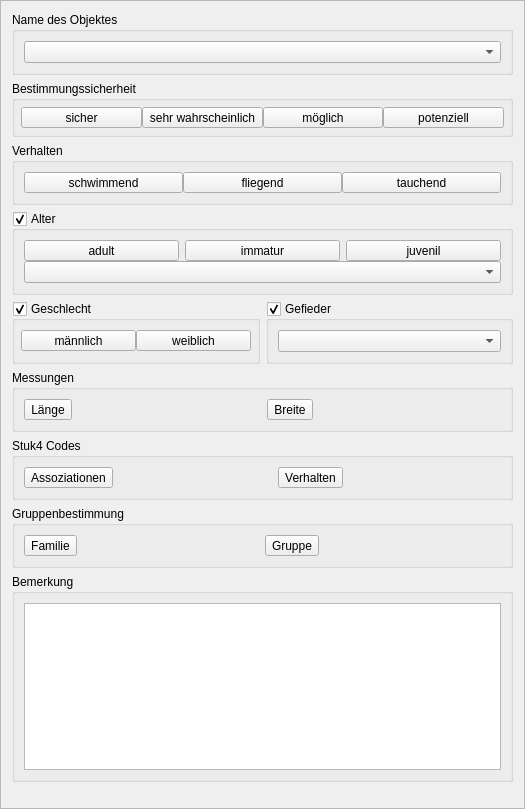
<?xml version="1.0" encoding="UTF-8"?>
<ui version="4.0">
 <class>CensusBird</class>
 <widget class="QFrame" name="CensusBird">
  <property name="geometry">
   <rect>
    <x>0</x>
    <y>0</y>
    <width>525</width>
    <height>809</height>
   </rect>
  </property>
  <property name="windowTitle">
   <string>Frame</string>
  </property>
  <property name="frameShape">
   <enum>QFrame::StyledPanel</enum>
  </property>
  <property name="frameShadow">
   <enum>QFrame::Raised</enum>
  </property>
  <layout class="QVBoxLayout" name="verticalLayout">
   <item>
    <widget class="QGroupBox" name="groupbox_name">
     <property name="title">
      <string>Name des Objektes</string>
     </property>
     <layout class="QHBoxLayout" name="horizontalLayout_10">
      <item>
       <widget class="QComboBox" name="combobox_name"/>
      </item>
     </layout>
    </widget>
   </item>
   <item>
    <widget class="QGroupBox" name="groupbox_confidence">
     <property name="title">
      <string>Bestimmungssicherheit</string>
     </property>
     <property name="flat">
      <bool>false</bool>
     </property>
     <layout class="QHBoxLayout" name="horizontalLayout">
      <property name="spacing">
       <number>0</number>
      </property>
      <property name="leftMargin">
       <number>6</number>
      </property>
      <property name="topMargin">
       <number>6</number>
      </property>
      <property name="rightMargin">
       <number>6</number>
      </property>
      <property name="bottomMargin">
       <number>6</number>
      </property>
      <item>
       <widget class="QToolButton" name="button_confidence_1">
        <property name="sizePolicy">
         <sizepolicy hsizetype="Preferred" vsizetype="Fixed">
          <horstretch>0</horstretch>
          <verstretch>0</verstretch>
         </sizepolicy>
        </property>
        <property name="text">
         <string>sicher</string>
        </property>
        <property name="dbvalue" stdset="0">
         <string>1</string>
        </property>
        <attribute name="buttonGroup">
         <string notr="true">buttongroup_confidence</string>
        </attribute>
       </widget>
      </item>
      <item>
       <widget class="QToolButton" name="button_confidence_2">
        <property name="sizePolicy">
         <sizepolicy hsizetype="Preferred" vsizetype="Fixed">
          <horstretch>0</horstretch>
          <verstretch>0</verstretch>
         </sizepolicy>
        </property>
        <property name="text">
         <string>sehr wahrscheinlich</string>
        </property>
        <property name="dbvalue" stdset="0">
         <string>2</string>
        </property>
        <attribute name="buttonGroup">
         <string notr="true">buttongroup_confidence</string>
        </attribute>
       </widget>
      </item>
      <item>
       <widget class="QToolButton" name="button_confidence_3">
        <property name="sizePolicy">
         <sizepolicy hsizetype="Preferred" vsizetype="Fixed">
          <horstretch>0</horstretch>
          <verstretch>0</verstretch>
         </sizepolicy>
        </property>
        <property name="text">
         <string>möglich</string>
        </property>
        <property name="dbvalue" stdset="0">
         <string>3</string>
        </property>
        <attribute name="buttonGroup">
         <string notr="true">buttongroup_confidence</string>
        </attribute>
       </widget>
      </item>
      <item>
       <widget class="QToolButton" name="button_confidence_4">
        <property name="sizePolicy">
         <sizepolicy hsizetype="Preferred" vsizetype="Fixed">
          <horstretch>0</horstretch>
          <verstretch>0</verstretch>
         </sizepolicy>
        </property>
        <property name="text">
         <string>potenziell</string>
        </property>
        <property name="dbvalue" stdset="0">
         <string>4</string>
        </property>
        <attribute name="buttonGroup">
         <string notr="true">buttongroup_confidence</string>
        </attribute>
       </widget>
      </item>
     </layout>
    </widget>
   </item>
   <item>
    <widget class="QGroupBox" name="groupbox_behaviour">
     <property name="title">
      <string>Verhalten</string>
     </property>
     <layout class="QHBoxLayout" name="horizontalLayout_2">
      <property name="spacing">
       <number>0</number>
      </property>
      <item>
       <widget class="QToolButton" name="button_behaviour_swim">
        <property name="sizePolicy">
         <sizepolicy hsizetype="Preferred" vsizetype="Fixed">
          <horstretch>0</horstretch>
          <verstretch>0</verstretch>
         </sizepolicy>
        </property>
        <property name="text">
         <string>schwimmend</string>
        </property>
        <property name="dbvalue" stdset="0">
         <string>SWIM</string>
        </property>
        <attribute name="buttonGroup">
         <string notr="true">buttongroup_behaviour</string>
        </attribute>
       </widget>
      </item>
      <item>
       <widget class="QToolButton" name="button_behaviour_fly">
        <property name="sizePolicy">
         <sizepolicy hsizetype="Preferred" vsizetype="Fixed">
          <horstretch>0</horstretch>
          <verstretch>0</verstretch>
         </sizepolicy>
        </property>
        <property name="text">
         <string>fliegend</string>
        </property>
        <property name="dbvalue" stdset="0">
         <string>FLY</string>
        </property>
        <attribute name="buttonGroup">
         <string notr="true">buttongroup_behaviour</string>
        </attribute>
       </widget>
      </item>
      <item>
       <widget class="QToolButton" name="button_behaviour_dive">
        <property name="sizePolicy">
         <sizepolicy hsizetype="Preferred" vsizetype="Fixed">
          <horstretch>0</horstretch>
          <verstretch>0</verstretch>
         </sizepolicy>
        </property>
        <property name="text">
         <string>tauchend</string>
        </property>
        <property name="dbvalue" stdset="0">
         <string>DIVE</string>
        </property>
        <attribute name="buttonGroup">
         <string notr="true">buttongroup_behaviour</string>
        </attribute>
       </widget>
      </item>
     </layout>
    </widget>
   </item>
   <item>
    <widget class="QGroupBox" name="groupbox_age">
     <property name="title">
      <string>Alter</string>
     </property>
     <property name="checkable">
      <bool>true</bool>
     </property>
     <layout class="QGridLayout" name="gridLayout">
      <property name="verticalSpacing">
       <number>0</number>
      </property>
      <item row="0" column="0">
       <widget class="QToolButton" name="button_age_adult">
        <property name="sizePolicy">
         <sizepolicy hsizetype="Preferred" vsizetype="Fixed">
          <horstretch>0</horstretch>
          <verstretch>0</verstretch>
         </sizepolicy>
        </property>
        <property name="text">
         <string>adult</string>
        </property>
        <property name="dbvalue" stdset="0">
         <string>ADU</string>
        </property>
        <attribute name="buttonGroup">
         <string notr="true">buttongroup_age</string>
        </attribute>
       </widget>
      </item>
      <item row="0" column="2">
       <widget class="QToolButton" name="button_age_juvenile">
        <property name="sizePolicy">
         <sizepolicy hsizetype="Preferred" vsizetype="Fixed">
          <horstretch>0</horstretch>
          <verstretch>0</verstretch>
         </sizepolicy>
        </property>
        <property name="text">
         <string>juvenil</string>
        </property>
        <property name="dbvalue" stdset="0">
         <string>JUV</string>
        </property>
        <attribute name="buttonGroup">
         <string notr="true">buttongroup_age</string>
        </attribute>
       </widget>
      </item>
      <item row="0" column="1">
       <widget class="QToolButton" name="button_age_immature">
        <property name="sizePolicy">
         <sizepolicy hsizetype="Preferred" vsizetype="Fixed">
          <horstretch>0</horstretch>
          <verstretch>0</verstretch>
         </sizepolicy>
        </property>
        <property name="text">
         <string>immatur</string>
        </property>
        <property name="dbvalue" stdset="0">
         <string>IMM</string>
        </property>
        <attribute name="buttonGroup">
         <string notr="true">buttongroup_age</string>
        </attribute>
       </widget>
      </item>
      <item row="1" column="0" colspan="3">
       <widget class="QComboBox" name="combobox_age_years"/>
      </item>
     </layout>
    </widget>
   </item>
   <item>
    <widget class="QWidget" name="widget" native="true">
     <layout class="QHBoxLayout" name="horizontalLayout_4">
      <property name="leftMargin">
       <number>0</number>
      </property>
      <property name="topMargin">
       <number>0</number>
      </property>
      <property name="rightMargin">
       <number>0</number>
      </property>
      <property name="bottomMargin">
       <number>0</number>
      </property>
      <item>
       <widget class="QGroupBox" name="groupbox_sex">
        <property name="title">
         <string>Geschlecht</string>
        </property>
        <property name="checkable">
         <bool>true</bool>
        </property>
        <layout class="QHBoxLayout" name="horizontalLayout_3">
         <property name="spacing">
          <number>0</number>
         </property>
         <property name="leftMargin">
          <number>6</number>
         </property>
         <property name="topMargin">
          <number>6</number>
         </property>
         <property name="rightMargin">
          <number>6</number>
         </property>
         <property name="bottomMargin">
          <number>6</number>
         </property>
         <item>
          <widget class="QToolButton" name="button_male">
           <property name="sizePolicy">
            <sizepolicy hsizetype="Preferred" vsizetype="Fixed">
             <horstretch>0</horstretch>
             <verstretch>0</verstretch>
            </sizepolicy>
           </property>
           <property name="text">
            <string>männlich</string>
           </property>
           <property name="dbvalue" stdset="0">
            <string>M</string>
           </property>
           <attribute name="buttonGroup">
            <string notr="true">buttongroup_sex</string>
           </attribute>
          </widget>
         </item>
         <item>
          <widget class="QToolButton" name="button_female">
           <property name="sizePolicy">
            <sizepolicy hsizetype="Preferred" vsizetype="Fixed">
             <horstretch>0</horstretch>
             <verstretch>0</verstretch>
            </sizepolicy>
           </property>
           <property name="text">
            <string>weiblich</string>
           </property>
           <property name="dbvalue" stdset="0">
            <string>F</string>
           </property>
           <attribute name="buttonGroup">
            <string notr="true">buttongroup_sex</string>
           </attribute>
          </widget>
         </item>
        </layout>
       </widget>
      </item>
      <item>
       <widget class="QGroupBox" name="groupbox_plumage">
        <property name="title">
         <string>Gefieder</string>
        </property>
        <property name="checkable">
         <bool>true</bool>
        </property>
        <layout class="QHBoxLayout" name="horizontalLayout_5">
         <item>
          <widget class="QComboBox" name="combobox_plumage"/>
         </item>
        </layout>
       </widget>
      </item>
     </layout>
    </widget>
   </item>
   <item>
    <widget class="QGroupBox" name="groupbox_measurement">
     <property name="title">
      <string>Messungen</string>
     </property>
     <layout class="QHBoxLayout" name="horizontalLayout_6">
      <item>
       <widget class="QToolButton" name="button_length">
        <property name="text">
         <string>Länge</string>
        </property>
        <property name="icon">
         <iconset theme="measure">
          <normaloff/>
         </iconset>
        </property>
       </widget>
      </item>
      <item>
       <widget class="QLabel" name="label_length">
        <property name="text">
         <string/>
        </property>
       </widget>
      </item>
      <item>
       <widget class="QToolButton" name="button_width">
        <property name="text">
         <string>Breite</string>
        </property>
        <property name="icon">
         <iconset theme="measure">
          <normaloff/>
         </iconset>
        </property>
       </widget>
      </item>
      <item>
       <widget class="QLabel" name="label_width">
        <property name="text">
         <string/>
        </property>
       </widget>
      </item>
     </layout>
    </widget>
   </item>
   <item>
    <widget class="QGroupBox" name="groupbox_stuk4">
     <property name="title">
      <string>Stuk4 Codes</string>
     </property>
     <layout class="QHBoxLayout" name="horizontalLayout_7">
      <item>
       <widget class="QToolButton" name="button_stuk4_assoziations">
        <property name="text">
         <string>Assoziationen</string>
        </property>
        <property name="icon">
         <iconset theme="view-list-text">
          <normaloff/>
         </iconset>
        </property>
       </widget>
      </item>
      <item>
       <widget class="QLabel" name="label_stuk4_assoziations">
        <property name="text">
         <string/>
        </property>
       </widget>
      </item>
      <item>
       <widget class="QToolButton" name="button_stuk4_behaviour">
        <property name="text">
         <string>Verhalten</string>
        </property>
        <property name="icon">
         <iconset theme="view-list-text">
          <normaloff/>
         </iconset>
        </property>
       </widget>
      </item>
      <item>
       <widget class="QLabel" name="label_stuk4_behaviour">
        <property name="text">
         <string/>
        </property>
       </widget>
      </item>
     </layout>
    </widget>
   </item>
   <item>
    <widget class="QGroupBox" name="groupbox_groups">
     <property name="title">
      <string>Gruppenbestimmung</string>
     </property>
     <layout class="QHBoxLayout" name="horizontalLayout_8">
      <item>
       <widget class="QToolButton" name="button_family">
        <property name="text">
         <string>Familie</string>
        </property>
        <property name="icon">
         <iconset theme="object-group">
          <normaloff/>
         </iconset>
        </property>
       </widget>
      </item>
      <item>
       <widget class="QLabel" name="label_family">
        <property name="text">
         <string/>
        </property>
       </widget>
      </item>
      <item>
       <widget class="QToolButton" name="button_group">
        <property name="text">
         <string>Gruppe</string>
        </property>
        <property name="icon">
         <iconset theme="object-group">
          <normaloff/>
         </iconset>
        </property>
       </widget>
      </item>
      <item>
       <widget class="QLabel" name="label_group">
        <property name="text">
         <string/>
        </property>
       </widget>
      </item>
     </layout>
    </widget>
   </item>
   <item>
    <widget class="QGroupBox" name="groubbox_remarks">
     <property name="title">
      <string>Bemerkung</string>
     </property>
     <layout class="QHBoxLayout" name="horizontalLayout_9">
      <item>
       <widget class="QPlainTextEdit" name="text_remarks"/>
      </item>
     </layout>
    </widget>
   </item>
   <item>
    <spacer name="verticalSpacer">
     <property name="orientation">
      <enum>Qt::Vertical</enum>
     </property>
     <property name="sizeHint" stdset="0">
      <size>
       <width>20</width>
       <height>40</height>
      </size>
     </property>
    </spacer>
   </item>
  </layout>
 </widget>
 <resources/>
 <connections/>
 <buttongroups>
  <buttongroup name="buttongroup_age"/>
  <buttongroup name="buttongroup_sex"/>
  <buttongroup name="buttongroup_confidence"/>
  <buttongroup name="buttongroup_behaviour"/>
 </buttongroups>
</ui>
